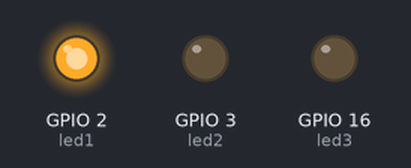
A program run on a simulated Raspberry Pi (BCM pin numbers). On the bench: output pins drawn as LEDs (lit = HIGH). What the program prints to the terminal is not drawn.

Above: at 0.22 s.
At 1.12 s:
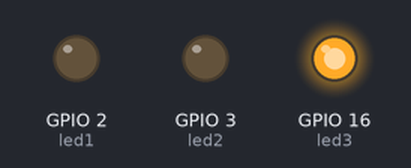
At 2.6 s:
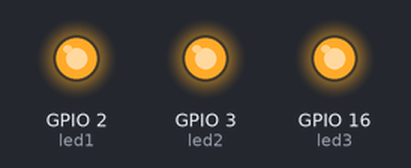
At 4.6 s:
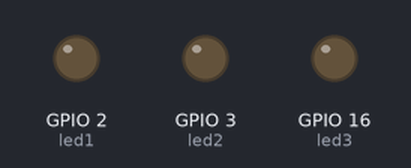
At 7.49 s:
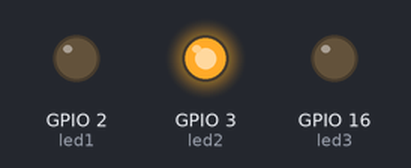
Timing chart, 0 to 7.8 s (numbered marks = the images above):
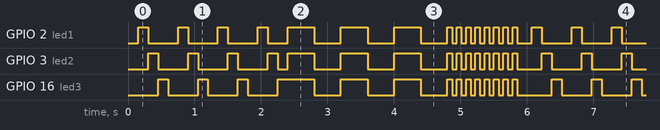

The program:

led_test.py
```python
#!/usr/bin/env python3
# ~/iot-agent/test/led_test.py
# -*- coding: utf-8 -*-

"""
Raspberry Pi 4 + 3つのLED制御スクリプト（gpiozero版）

これまでのコード（サーボ/TFT）で使用・予約しているGPIOとは
競合しないように、新たに3本のGPIOをLED用に割り当てています。

【これまでのコードで使っている/使わないことにしている GPIO（BCM）】
  サーボ関連:
    - 4, 5, 6, 12, 13, 17, 18, 19, 20, 21, 22, 23, 24, 25, 26, 27
  TFT( ST7735 )関連:
    - 18, 20, 21 (SPI1)
    - 26 (DC), 6 (RES), 13 (BL)
  -> 上記はすべて「LEDでは使わない」前提

【LED用に新規で使用する GPIO（BCM番号 / 物理ピン）】
  LED1 -> GPIO2  / 物理ピン3
  LED2 -> GPIO3  / 物理ピン5
  LED3 -> GPIO16 / 物理ピン36

【配線（各LED共通）】
  - LEDの短い脚（カソード） -> Raspberry Pi の GND
    (物理ピン 6/9/14/20/25/30/34/39 のいずれか)
  - LEDの長い脚（アノード） -> 抵抗(220〜1000Ω程度) -> 下記GPIO
      * LED1: GPIO2  (物理3)
      * LED2: GPIO3  (物理5)
      * LED3: GPIO16 (物理36)

【動作概要】
  - 無引数で起動すると、以下のパターンを繰り返す:
      1) LED1 -> LED2 -> LED3 の順に流れるように点灯
      2) 3つすべて同時に点灯
      3) 3つまとめて高速で点滅
  - Ctrl+C (KeyboardInterrupt) で安全に終了し、LEDを消灯する。
"""

from __future__ import annotations

import time
import sys
import signal
from typing import Optional

from gpiozero import LED


# これまでのコードで使用・予約している GPIO（参考用：ここでは実際には使っていない）
USED_BCM = {
    4, 5, 6, 12, 13, 17, 18, 19, 20, 21, 22, 23, 24, 25, 26, 27
}

# ★ LED用に新しく使うGPIO（これまでのコードと競合していない）
LED1_PIN = 2   # 物理ピン3
LED2_PIN = 3   # 物理ピン5
LED3_PIN = 16  # 物理ピン36

# 念のため、競合チェック（万が一被っていたら起動時に例外）
for pin in (LED1_PIN, LED2_PIN, LED3_PIN):
    if pin in USED_BCM:
        raise RuntimeError(
            f"LED用GPIO GPIO{pin} が USED_BCM と競合しています。"
        )


def pattern_chase(led1: LED, led2: LED, led3: LED, delay: float = 0.2) -> None:
    """
    LED1 -> LED2 -> LED3 の順に「流れる」ように点灯させるパターン。
    """
    # 一旦すべて消灯
    led1.off()
    led2.off()
    led3.off()
    time.sleep(delay)

    # LED1 のみ点灯
    led1.on()
    time.sleep(delay)
    led1.off()

    # LED2 のみ点灯
    led2.on()
    time.sleep(delay)
    led2.off()

    # LED3 のみ点灯
    led3.on()
    time.sleep(delay)
    led3.off()


def pattern_all_on(led1: LED, led2: LED, led3: LED, delay: float = 0.5) -> None:
    """
    3つすべてを同時に点灯させるパターン。
    """
    led1.on()
    led2.on()
    led3.on()
    time.sleep(delay)
    led1.off()
    led2.off()
    led3.off()
    time.sleep(delay)


def pattern_blink_all(led1: LED, led2: LED, led3: LED,
                      delay: float = 0.1, times: int = 5) -> None:
    """
    3つすべてを高速で点滅させるパターン。
    """
    for _ in range(times):
        led1.on()
        led2.on()
        led3.on()
        time.sleep(delay)
        led1.off()
        led2.off()
        led3.off()
        time.sleep(delay)


def main(argv: Optional[list[str]] = None) -> int:
    # Ctrl+C を押したときにすぐ止まるようにしておく（任意）
    signal.signal(signal.SIGINT, signal.SIG_DFL)

    led1 = LED(LED1_PIN)
    led2 = LED(LED2_PIN)
    led3 = LED(LED3_PIN)

    print("=== LEDデモ開始 ===")
    print(f" LED1: GPIO{LED1_PIN} (物理ピン3)")
    print(f" LED2: GPIO{LED2_PIN} (物理ピン5)")
    print(f" LED3: GPIO{LED3_PIN} (物理ピン36)")
    print(" Ctrl+C で終了します。")

    try:
        while True:
            # 1) 流れるパターン
            for _ in range(4):
                pattern_chase(led1, led2, led3, delay=0.15)

            # 2) 全点灯パターン
            for _ in range(3):
                pattern_all_on(led1, led2, led3, delay=0.4)

            # 3) 高速点滅パターン
            pattern_blink_all(led1, led2, led3, delay=0.07, times=8)

    except KeyboardInterrupt:
        print("\n[INFO] キーボード割り込みを受け取りました。終了処理中...")
        return 0
    finally:
        # 終了時は必ずLEDを消灯
        led1.off()
        led2.off()
        led3.off()
        led1.close()
        led2.close()
        led3.close()
        print("[INFO] LEDを消灯し、リソースを解放しました。")


if __name__ == "__main__":
    sys.exit(main())
```

Measured:
- by itself, GPIO 16 (led3): moves between LOW and HIGH, repeating every 5.9 s
- by itself, GPIO 2 (led1): repeats every 5.9 s: HIGH 0.15 s, LOW 0.30 s, 3 × (HIGH 0.40 s, LOW 0.40 s), 7 × (HIGH 0.07 s, LOW 0.07 s), HIGH 0.07 s, LOW 0.22 s, 3 × (HIGH 0.15 s, LOW 0.45 s)
- by itself, GPIO 3 (led2): repeats every 5.9 s: HIGH 0.15 s, LOW 0.15 s, 3 × (HIGH 0.40 s, LOW 0.40 s), 7 × (HIGH 0.07 s, LOW 0.07 s), HIGH 0.07 s, LOW 0.37 s, 3 × (HIGH 0.15 s, LOW 0.45 s)
